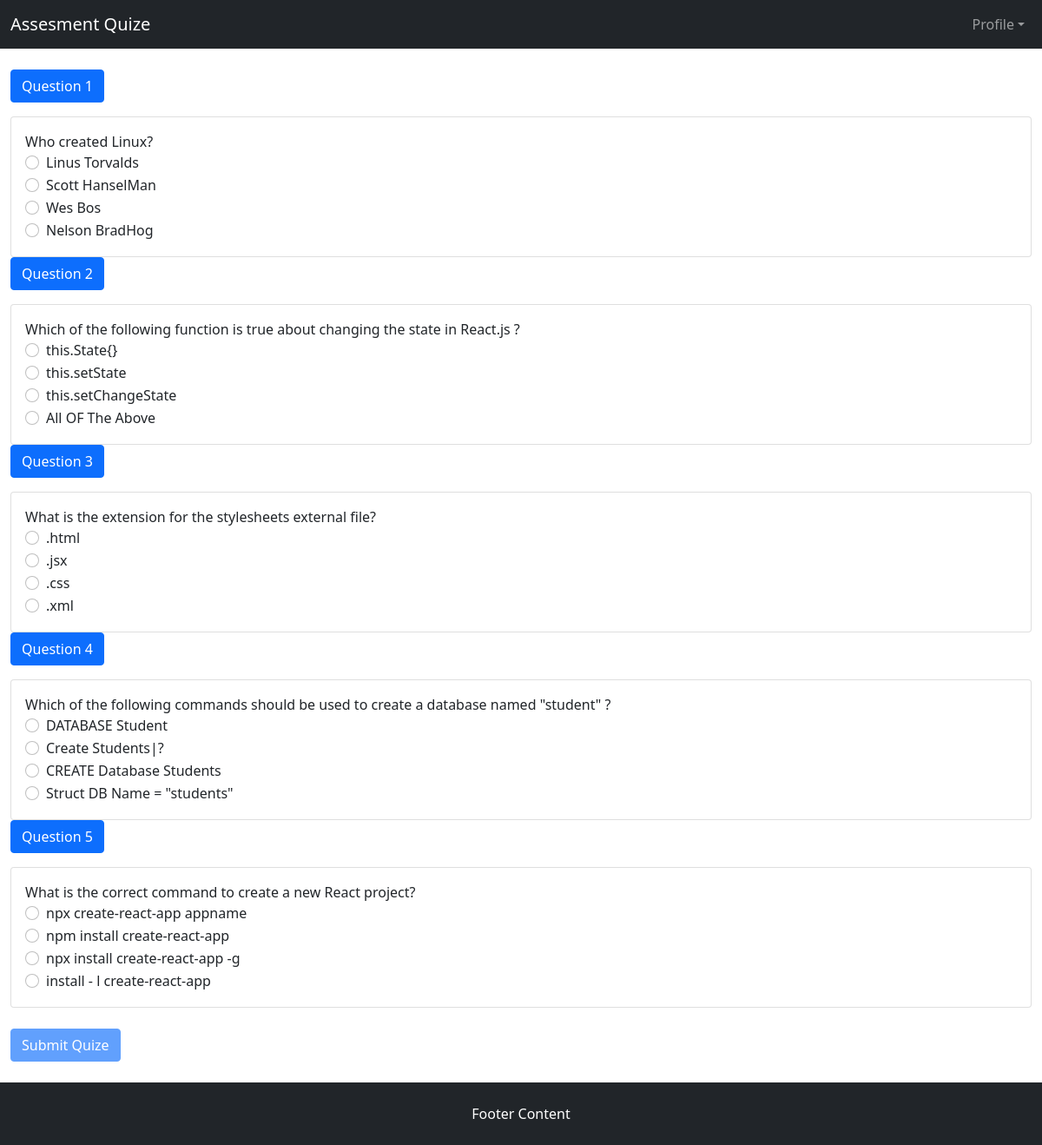
The app's page /banees/Dashboard.php (signed in) with its own data.
### tables this page shows
CREATE TABLE `Questions` (
  `Question_Id` int NOT NULL,
  `Question_Text` text,
  `Option_A` varchar(255) DEFAULT NULL,
  `Option_B` varchar(255) DEFAULT NULL,
  `Option_C` varchar(255) DEFAULT NULL,
  `Option_D` varchar(255) DEFAULT NULL,
  `Correct_Option` varchar(1) DEFAULT NULL
);

### banees/controller/quizeController.php (called while the page is built, shortened)
<?php
class quizeController {
    private $conn;
    public function __construct($db) {
        $this->conn = $db;
    }
    public function getQuestions($limit) {
        $sql = "SELECT * FROM `Questions` ORDER BY RAND() LIMIT ".$limit;
        $result = $this->conn->query($sql);
        if ($result->num_rows > 0) {
            $questions = [];
            while ($row = $result->fetch_assoc()) {
                $questions[] = $row;
            }
            return $questions;
        } else {
            [];
        }
    }
 }
?>

### banees/views/dashboard.php (the view, shortened to what this page needs)
<?php
require_once('config.php');
require_once('dbConfig.php');
$db = dbConnect::getConnection($config['db_server'],$config['db_username'],$config['db_password'],$config['db']);
require_once('controller/quizeController.php');
$QuizeDashboard = new quizeController($db);
$questionSet = $QuizeDashboard->getQuestions(5);
?>
<br/>
<div class="d-flex justify-content-center align-items-center">
  <div class="container-fluid">
  <?php
    if(count($questionSet)>0){
  ?>
<form id="quizeForm">
  <?php
      $count = 1;
      foreach ($questionSet as $question) {
  ?>
  <p class="d-inline-flex gap-1">
      <a class="btn btn-primary" data-bs-toggle="collapse" href="#collapseExample" role="button" aria-expanded="false" aria-controls="collapseExample">
        Question <?php echo $count++; ?>
      </a>
    </p>
    <div class="collapse show" id="collapseExample">
      <div class="card card-body">
        <?php echo $question['Question_Text']; ?>
        <div class="form-check">
        <input class="form-check-input" type="radio" name="q<?php echo $count-1; ?>" id="q1_<?php echo $count-1; ?>" value="A" onclick="handleAnswers('<?php echo $question['Question_Id']; ?>', 'A', 'q1_<?php echo $count-1; ?>');"/>
        <label class="form-check-label" for="q1_r1">
          <?php echo $question['Option_A']; ?>
        </label>
      </div>
      <div class="form-check">
        <input class="form-check-input" type="radio" name="q<?php echo $count-1; ?>" id="q1_<?php echo $count-1; ?>" value="B" onclick="handleAnswers('<?php echo $question['Question_Id']; ?>', 'B', 'q1_<?php echo $count-1; ?>');">
        <label class="form-check-label" for="q1_r2">
          <?php echo $question['Option_B']; ?>
        </label>
      </div>
      <div class="form-check">
        <input class="form-check-input" type="radio" name="q<?php echo $count-1; ?>" id="q1_<?php echo $count-1; ?>" value="C" onclick="handleAnswers('<?php echo $question['Question_Id']; ?>', 'C', 'q1_<?php echo $count-1; ?>');">
        <label class="form-check-label" for="q1_r3">
          <?php echo $question['Option_C']; ?>
        </label>
      </div>
      <div class="form-check">
        <input class="form-check-input" type="radio" name="q<?php echo $count-1; ?>" id="q1_<?php echo $count-1; ?>" value="D" onclick="handleAnswers('<?php echo $question['Question_Id']; ?>', 'D', 'q1_<?php echo $count-1; ?>');">
        <label class="form-check-label" for="q1_r4">
          <?php echo $question['Option_D']; ?>
        </label>
      </div>
      </div>
    </div>
    <?php
      }
      ?>
      <br/>
      <div class="row">
      <div class = "col-md-4">
        <button type="submit" id="submitBtn" disabled = "true" class="btn btn-md btn-primary">Submit Quize</button>
      </div>
    </div>
    </form>
      <?php
    }else{
      ?>
      <label>Np Questions To Show</label>
      <?php
    }
    ?>
  </div>
</div>
<br/>

### banees/Dashboard.php (shortened to what this page needs)
<?php
if(isset($_SESSION['user'])){
    require_once('common/header.php');
    require_once('views/dashboard.php');
    require_once('common/footer.php');
}else{
    header("location:index.php");
}
?>

### banees/common/header.php (shortened to what this page needs)
<!DOCTYPE html>
<html lang="en">
<head>
</head>
<link href="https://cdn.jsdelivr.net/npm/bootstrap@5.0.2/dist/css/bootstrap.min.css" rel="stylesheet">
<body>
<nav class="navbar navbar-expand-lg navbar-dark bg-dark">
  <div class="container-fluid">
    <a class="navbar-brand" href="#">
        Assesment Quize
    </a>
    <div class="collapse navbar-collapse" id="navbarNav">
      <ul class="navbar-nav ms-md-auto gap-2">
        <li class="nav-item dropdown rounded">
          <a class="nav-link dropdown-toggle" href="#" id="navbarDropdown" role="button" data-bs-toggle="dropdown" aria-expanded="false"><i class="bi bi-person-fill me-2"></i>Profile</a>
        </li>
      </ul>
    </div>
  </div>
</nav>

### banees/common/footer.php
<div class="bg-dark text-white">
  <p class="text-center p-4 m-0">Footer Content</p>
</div>
</body>
</html>

### records on screen
questions: Question_Text "Who created Linux?", Option_A "Linus Torvalds", Option_B "Scott HanselMan", Option_C "Wes Bos", Option_D "Nelson BradHog"
questions: Question_Text "Which of the following function is true about changing the state in React.js ?", Option_A "this.State{}", Option_B "this.setState", Option_C "this.setChangeState", Option_D "All OF The Above"
questions: Question_Text "What is the extension for the stylesheets external file?", Option_A ".html", Option_B ".jsx", Option_C ".css", Option_D ".xml"
questions: Question_Text "Which of the following commands should be used to create a database named \"student\" ?", Option_A "DATABASE Student", Option_B "Create Students|?", Option_C "CREATE Database Students", Option_D "Struct DB Name = \"students\""
questions: Question_Text "What is the correct command to create a new React project?", Option_A "npx create-react-app appname", Option_B "npm install create-react-app", Option_C "npx install create-react-app -g", Option_D "install - l create-react-app"
